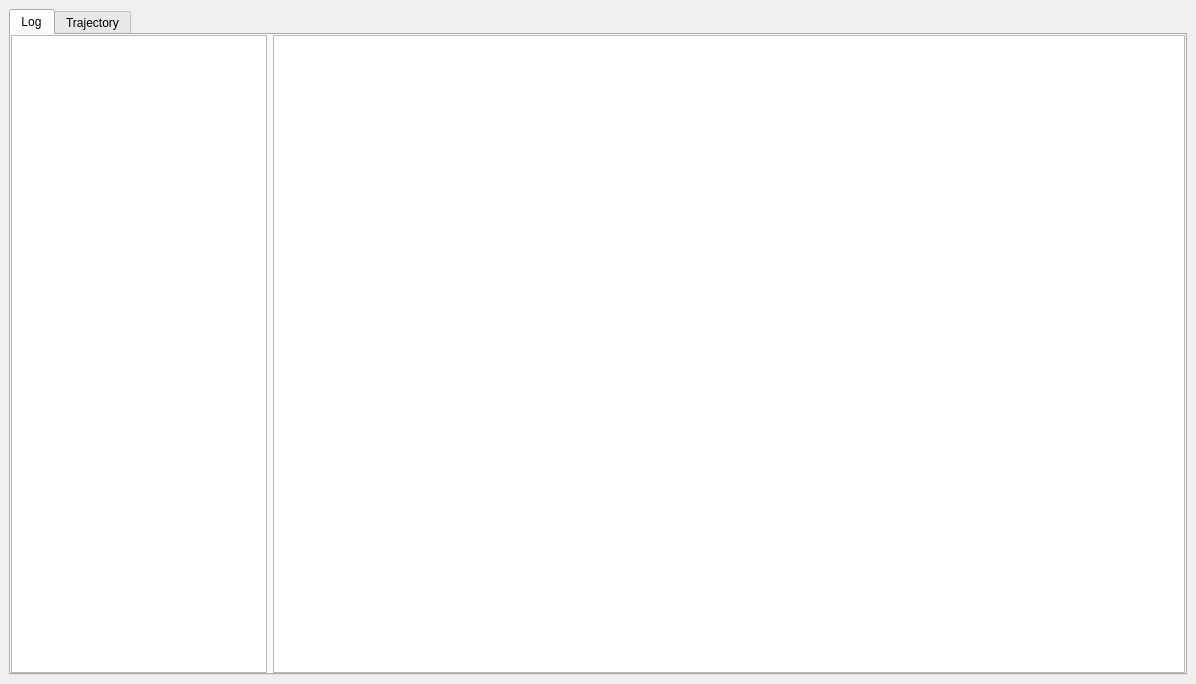
<?xml version="1.0" encoding="UTF-8"?>
<ui version="4.0">
 <class>MainWindow</class>
 <widget class="QMainWindow" name="MainWindow">
  <property name="geometry">
   <rect>
    <x>0</x>
    <y>0</y>
    <width>1196</width>
    <height>684</height>
   </rect>
  </property>
  <property name="windowTitle">
   <string>BH Log Viewer</string>
  </property>
  <widget class="QWidget" name="centralwidget">
   <layout class="QGridLayout" name="gridLayout">
    <item row="0" column="0">
     <widget class="QTabWidget" name="tabWidget">
      <property name="tabShape">
       <enum>QTabWidget::Rounded</enum>
      </property>
      <property name="currentIndex">
       <number>0</number>
      </property>
      <widget class="QWidget" name="log_tab">
       <attribute name="title">
        <string>Log</string>
       </attribute>
       <layout class="QGridLayout" name="gridLayout_2">
        <property name="margin">
         <number>0</number>
        </property>
        <item row="0" column="0">
         <layout class="QHBoxLayout" name="horizontalLayout">
          <item>
           <widget class="QTreeView" name="categories">
            <property name="sizePolicy">
             <sizepolicy hsizetype="Fixed" vsizetype="Expanding">
              <horstretch>0</horstretch>
              <verstretch>0</verstretch>
             </sizepolicy>
            </property>
            <property name="editTriggers">
             <set>QAbstractItemView::NoEditTriggers</set>
            </property>
            <property name="selectionMode">
             <enum>QAbstractItemView::ExtendedSelection</enum>
            </property>
            <property name="selectionBehavior">
             <enum>QAbstractItemView::SelectRows</enum>
            </property>
            <property name="rootIsDecorated">
             <bool>false</bool>
            </property>
           </widget>
          </item>
          <item>
           <widget class="QTreeView" name="log_view">
            <property name="editTriggers">
             <set>QAbstractItemView::NoEditTriggers</set>
            </property>
            <property name="expandsOnDoubleClick">
             <bool>false</bool>
            </property>
            <attribute name="headerStretchLastSection">
             <bool>false</bool>
            </attribute>
           </widget>
          </item>
         </layout>
        </item>
       </layout>
      </widget>
      <widget class="QWidget" name="trajectory_tab">
       <attribute name="title">
        <string>Trajectory</string>
       </attribute>
       <layout class="QHBoxLayout" name="horizontalLayout_2">
        <property name="spacing">
         <number>0</number>
        </property>
        <property name="margin">
         <number>0</number>
        </property>
        <item>
         <widget class="QWidget" name="sidebar" native="true">
          <property name="sizePolicy">
           <sizepolicy hsizetype="Fixed" vsizetype="Preferred">
            <horstretch>0</horstretch>
            <verstretch>0</verstretch>
           </sizepolicy>
          </property>
          <property name="minimumSize">
           <size>
            <width>130</width>
            <height>0</height>
           </size>
          </property>
          <layout class="QGridLayout" name="gridLayout_3">
           <item row="0" column="0">
            <widget class="QCheckBox" name="expected_checkbox">
             <property name="text">
              <string>Expected</string>
             </property>
             <property name="checked">
              <bool>true</bool>
             </property>
            </widget>
           </item>
           <item row="1" column="0">
            <widget class="QCheckBox" name="real_checkbox">
             <property name="text">
              <string>Real</string>
             </property>
             <property name="checked">
              <bool>true</bool>
             </property>
            </widget>
           </item>
           <item row="2" column="0">
            <spacer name="verticalSpacer">
             <property name="orientation">
              <enum>Qt::Vertical</enum>
             </property>
             <property name="sizeHint" stdset="0">
              <size>
               <width>20</width>
               <height>556</height>
              </size>
             </property>
            </spacer>
           </item>
          </layout>
         </widget>
        </item>
        <item>
         <widget class="QWidget" name="field_container" native="true"/>
        </item>
       </layout>
      </widget>
     </widget>
    </item>
   </layout>
  </widget>
 </widget>
 <resources/>
 <connections/>
</ui>
